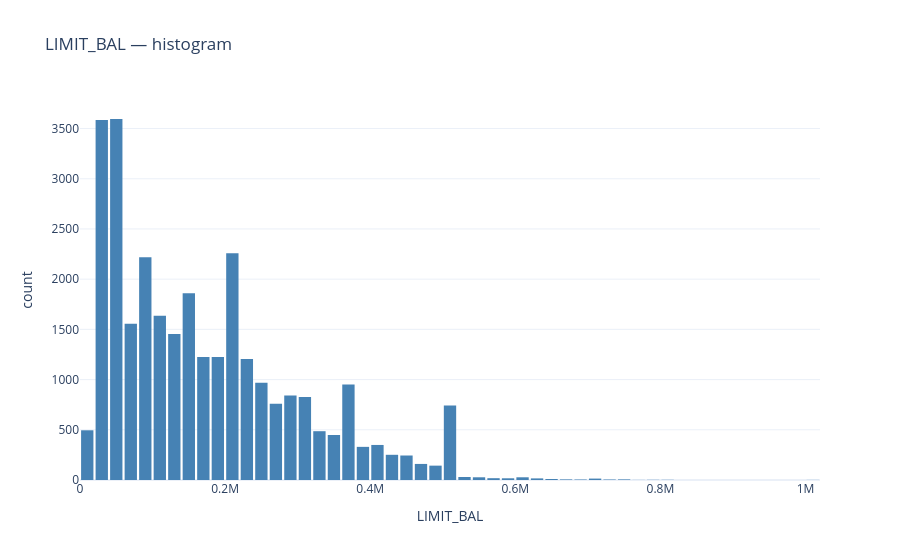
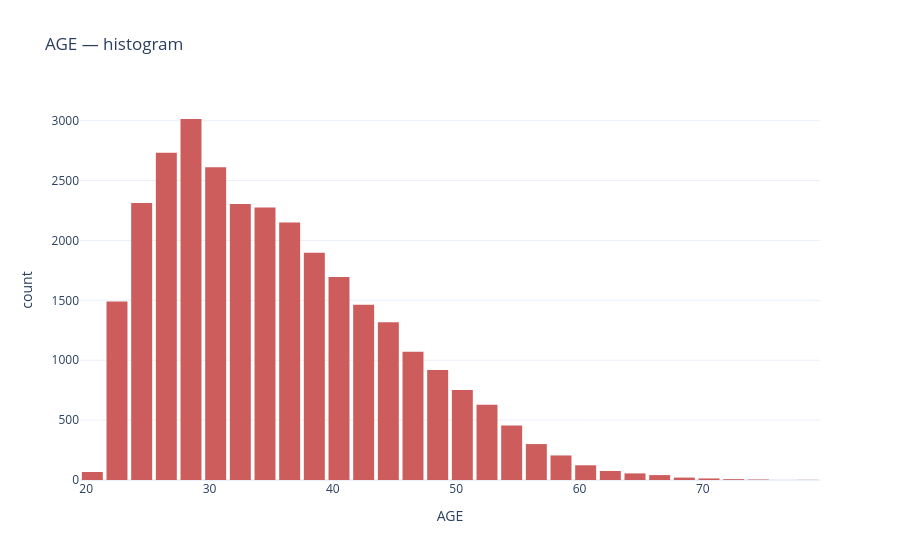
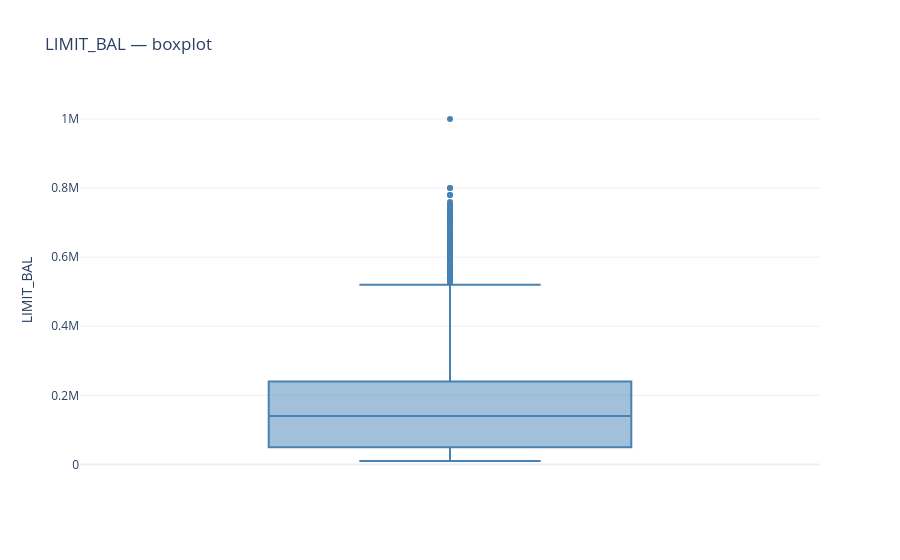
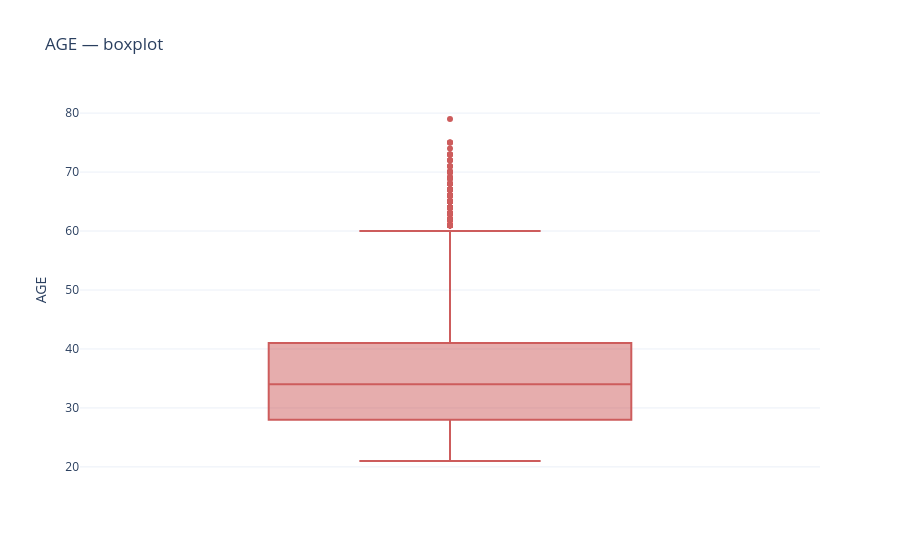

Notebook source saved alongside these figures, in order:
### Code cell
# checking numeric variable distributions and outliers with histograms and boxplots
# =============================================================================
# NUMERIC VARIABLES — DISTRIBUTIONS
# =============================================================================
section("Numeric variables distributions")

num_cols = ["LIMIT_BAL", "AGE"] # assigning numeric columns to a list for iteration
colors = ["steelblue", "indianred"] # assigning colors for the histograms
for c, col in zip(num_cols, colors): # iterating over numeric columns and their corresponding colors to create histograms
    fig = px.histogram(df, x=c, nbins=50, title=f"{c} — histogram")
    fig.update_traces(marker_color=col)
    fig.update_layout(bargap=0.15)
    fig.show()

fig = px.box(df, y="LIMIT_BAL", title="LIMIT_BAL — boxplot")
fig.update_traces(marker_color="steelblue")       # <- only one color line
fig.show()

fig = px.box(df, y="AGE", title="AGE — boxplot")
fig.update_traces(marker_color="indianred")       # <- only one color line
fig.show()

### Figure 1 — Plotly figure (JSON) as saved in the notebook; plotly's stock layout.template omitted (floating-point values rounded to 4 significant figures; data arrays with more than 128 entries replaced by an {"elided": "..."} marker saying what was removed)
{"data": [{"bingroup": "x", "hovertemplate": "LIMIT_BAL=%{x}<br>count=%{y}<extra></extra>", "legendgroup": "", "marker": {"color": "steelblue", "pattern": {"shape": ""}}, "name": "", "nbinsx": 50, "orientation": "v", "showlegend": false, "type": "histogram", "x": {"elided": "30000 int values"}, "xaxis": "x", "yaxis": "y"}], "layout": {"bargap": 0.15, "barmode": "relative", "legend": {"tracegroupgap": 0}, "title": {"text": "LIMIT_BAL — histogram"}, "xaxis": {"anchor": "y", "domain": [0, 1], "title": {"text": "LIMIT_BAL"}}, "yaxis": {"anchor": "x", "domain": [0, 1], "title": {"text": "count"}}}}

### Figure 2 — Plotly figure (JSON) as saved in the notebook; plotly's stock layout.template omitted (floating-point values rounded to 4 significant figures; data arrays with more than 128 entries replaced by an {"elided": "..."} marker saying what was removed)
{"data": [{"bingroup": "x", "hovertemplate": "AGE=%{x}<br>count=%{y}<extra></extra>", "legendgroup": "", "marker": {"color": "indianred", "pattern": {"shape": ""}}, "name": "", "nbinsx": 50, "orientation": "v", "showlegend": false, "type": "histogram", "x": {"elided": "30000 int values"}, "xaxis": "x", "yaxis": "y"}], "layout": {"bargap": 0.15, "barmode": "relative", "legend": {"tracegroupgap": 0}, "title": {"text": "AGE — histogram"}, "xaxis": {"anchor": "y", "domain": [0, 1], "title": {"text": "AGE"}}, "yaxis": {"anchor": "x", "domain": [0, 1], "title": {"text": "count"}}}}

### Figure 3 — Plotly figure (JSON) as saved in the notebook; plotly's stock layout.template omitted (floating-point values rounded to 4 significant figures; data arrays with more than 128 entries replaced by an {"elided": "..."} marker saying what was removed)
{"data": [{"alignmentgroup": "True", "hovertemplate": "LIMIT_BAL=%{y}<extra></extra>", "legendgroup": "", "marker": {"color": "steelblue"}, "name": "", "notched": false, "offsetgroup": "", "orientation": "v", "showlegend": false, "type": "box", "x0": " ", "xaxis": "x", "y": {"elided": "30000 int values"}, "y0": " ", "yaxis": "y"}], "layout": {"boxmode": "group", "legend": {"tracegroupgap": 0}, "title": {"text": "LIMIT_BAL — boxplot"}, "xaxis": {"anchor": "y", "domain": [0, 1]}, "yaxis": {"anchor": "x", "domain": [0, 1], "title": {"text": "LIMIT_BAL"}}}}

### Figure 4 — Plotly figure (JSON) as saved in the notebook; plotly's stock layout.template omitted (floating-point values rounded to 4 significant figures; data arrays with more than 128 entries replaced by an {"elided": "..."} marker saying what was removed)
{"data": [{"alignmentgroup": "True", "hovertemplate": "AGE=%{y}<extra></extra>", "legendgroup": "", "marker": {"color": "indianred"}, "name": "", "notched": false, "offsetgroup": "", "orientation": "v", "showlegend": false, "type": "box", "x0": " ", "xaxis": "x", "y": {"elided": "30000 int values"}, "y0": " ", "yaxis": "y"}], "layout": {"boxmode": "group", "legend": {"tracegroupgap": 0}, "title": {"text": "AGE — boxplot"}, "xaxis": {"anchor": "y", "domain": [0, 1]}, "yaxis": {"anchor": "x", "domain": [0, 1], "title": {"text": "AGE"}}}}
